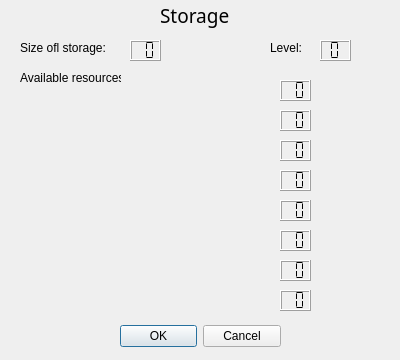
<?xml version="1.0" encoding="UTF-8"?>
<ui version="4.0">
 <class>StorageFunc</class>
 <widget class="QDialog" name="StorageFunc">
  <property name="geometry">
   <rect>
    <x>0</x>
    <y>0</y>
    <width>400</width>
    <height>360</height>
   </rect>
  </property>
  <property name="sizePolicy">
   <sizepolicy hsizetype="Fixed" vsizetype="Fixed">
    <horstretch>0</horstretch>
    <verstretch>0</verstretch>
   </sizepolicy>
  </property>
  <property name="minimumSize">
   <size>
    <width>400</width>
    <height>360</height>
   </size>
  </property>
  <property name="maximumSize">
   <size>
    <width>400</width>
    <height>360</height>
   </size>
  </property>
  <property name="windowTitle">
   <string>Dialog</string>
  </property>
  <widget class="QDialogButtonBox" name="buttonBox">
   <property name="geometry">
    <rect>
     <x>120</x>
     <y>320</y>
     <width>161</width>
     <height>32</height>
    </rect>
   </property>
   <property name="orientation">
    <enum>Qt::Horizontal</enum>
   </property>
   <property name="standardButtons">
    <set>QDialogButtonBox::Cancel|QDialogButtonBox::Ok</set>
   </property>
  </widget>
  <widget class="QLabel" name="label">
   <property name="geometry">
    <rect>
     <x>160</x>
     <y>0</y>
     <width>71</width>
     <height>31</height>
    </rect>
   </property>
   <property name="font">
    <font>
     <family>MV Boli</family>
     <pointsize>14</pointsize>
    </font>
   </property>
   <property name="text">
    <string>Storage</string>
   </property>
  </widget>
  <widget class="QLabel" name="label_2">
   <property name="geometry">
    <rect>
     <x>20</x>
     <y>40</y>
     <width>121</width>
     <height>16</height>
    </rect>
   </property>
   <property name="text">
    <string>Size ofl storage:</string>
   </property>
  </widget>
  <widget class="QLCDNumber" name="lcdNumber">
   <property name="geometry">
    <rect>
     <x>130</x>
     <y>40</y>
     <width>31</width>
     <height>21</height>
    </rect>
   </property>
   <property name="smallDecimalPoint">
    <bool>false</bool>
   </property>
   <property name="numDigits">
    <number>2</number>
   </property>
   <property name="segmentStyle">
    <enum>QLCDNumber::Flat</enum>
   </property>
  </widget>
  <widget class="QLabel" name="label_3">
   <property name="geometry">
    <rect>
     <x>20</x>
     <y>70</y>
     <width>101</width>
     <height>16</height>
    </rect>
   </property>
   <property name="text">
    <string>Available resources:</string>
   </property>
  </widget>
  <widget class="QLCDNumber" name="lcdNumber_2">
   <property name="geometry">
    <rect>
     <x>280</x>
     <y>80</y>
     <width>31</width>
     <height>21</height>
    </rect>
   </property>
   <property name="smallDecimalPoint">
    <bool>false</bool>
   </property>
   <property name="numDigits">
    <number>2</number>
   </property>
   <property name="segmentStyle">
    <enum>QLCDNumber::Flat</enum>
   </property>
  </widget>
  <widget class="QLCDNumber" name="lcdNumber_3">
   <property name="geometry">
    <rect>
     <x>280</x>
     <y>110</y>
     <width>31</width>
     <height>21</height>
    </rect>
   </property>
   <property name="smallDecimalPoint">
    <bool>false</bool>
   </property>
   <property name="numDigits">
    <number>2</number>
   </property>
   <property name="segmentStyle">
    <enum>QLCDNumber::Flat</enum>
   </property>
  </widget>
  <widget class="QLCDNumber" name="lcdNumber_4">
   <property name="geometry">
    <rect>
     <x>280</x>
     <y>140</y>
     <width>31</width>
     <height>21</height>
    </rect>
   </property>
   <property name="smallDecimalPoint">
    <bool>false</bool>
   </property>
   <property name="numDigits">
    <number>2</number>
   </property>
   <property name="segmentStyle">
    <enum>QLCDNumber::Flat</enum>
   </property>
  </widget>
  <widget class="QLCDNumber" name="lcdNumber_5">
   <property name="geometry">
    <rect>
     <x>280</x>
     <y>170</y>
     <width>31</width>
     <height>21</height>
    </rect>
   </property>
   <property name="smallDecimalPoint">
    <bool>false</bool>
   </property>
   <property name="numDigits">
    <number>2</number>
   </property>
   <property name="segmentStyle">
    <enum>QLCDNumber::Flat</enum>
   </property>
  </widget>
  <widget class="QLCDNumber" name="lcdNumber_6">
   <property name="geometry">
    <rect>
     <x>280</x>
     <y>200</y>
     <width>31</width>
     <height>21</height>
    </rect>
   </property>
   <property name="smallDecimalPoint">
    <bool>false</bool>
   </property>
   <property name="numDigits">
    <number>2</number>
   </property>
   <property name="segmentStyle">
    <enum>QLCDNumber::Flat</enum>
   </property>
  </widget>
  <widget class="QLCDNumber" name="lcdNumber_7">
   <property name="geometry">
    <rect>
     <x>280</x>
     <y>230</y>
     <width>31</width>
     <height>21</height>
    </rect>
   </property>
   <property name="smallDecimalPoint">
    <bool>false</bool>
   </property>
   <property name="numDigits">
    <number>2</number>
   </property>
   <property name="segmentStyle">
    <enum>QLCDNumber::Flat</enum>
   </property>
  </widget>
  <widget class="QLCDNumber" name="lcdNumber_8">
   <property name="geometry">
    <rect>
     <x>280</x>
     <y>260</y>
     <width>31</width>
     <height>21</height>
    </rect>
   </property>
   <property name="smallDecimalPoint">
    <bool>false</bool>
   </property>
   <property name="numDigits">
    <number>2</number>
   </property>
   <property name="segmentStyle">
    <enum>QLCDNumber::Flat</enum>
   </property>
  </widget>
  <widget class="QLCDNumber" name="lcdNumber_9">
   <property name="geometry">
    <rect>
     <x>280</x>
     <y>290</y>
     <width>31</width>
     <height>21</height>
    </rect>
   </property>
   <property name="smallDecimalPoint">
    <bool>false</bool>
   </property>
   <property name="numDigits">
    <number>2</number>
   </property>
   <property name="segmentStyle">
    <enum>QLCDNumber::Flat</enum>
   </property>
  </widget>
  <widget class="QLabel" name="label_20">
   <property name="geometry">
    <rect>
     <x>270</x>
     <y>40</y>
     <width>31</width>
     <height>16</height>
    </rect>
   </property>
   <property name="text">
    <string>Level:</string>
   </property>
  </widget>
  <widget class="QLCDNumber" name="lcdNumber_10">
   <property name="geometry">
    <rect>
     <x>320</x>
     <y>40</y>
     <width>31</width>
     <height>21</height>
    </rect>
   </property>
   <property name="smallDecimalPoint">
    <bool>false</bool>
   </property>
   <property name="numDigits">
    <number>1</number>
   </property>
   <property name="segmentStyle">
    <enum>QLCDNumber::Flat</enum>
   </property>
  </widget>
  <widget class="QLabel" name="label_5">
   <property name="geometry">
    <rect>
     <x>200</x>
     <y>100</y>
     <width>41</width>
     <height>31</height>
    </rect>
   </property>
   <property name="text">
    <string/>
   </property>
   <property name="pixmap">
    <pixmap resource="images.qrc">:/images/steel.png</pixmap>
   </property>
   <property name="scaledContents">
    <bool>true</bool>
   </property>
  </widget>
  <widget class="QLabel" name="label_10">
   <property name="geometry">
    <rect>
     <x>197</x>
     <y>250</y>
     <width>41</width>
     <height>31</height>
    </rect>
   </property>
   <property name="text">
    <string/>
   </property>
   <property name="pixmap">
    <pixmap resource="images.qrc">:/images/bread.png</pixmap>
   </property>
   <property name="scaledContents">
    <bool>true</bool>
   </property>
  </widget>
  <widget class="QLabel" name="label_11">
   <property name="geometry">
    <rect>
     <x>197</x>
     <y>290</y>
     <width>41</width>
     <height>31</height>
    </rect>
   </property>
   <property name="text">
    <string/>
   </property>
   <property name="pixmap">
    <pixmap resource="images.qrc">:/images/instrument.png</pixmap>
   </property>
   <property name="scaledContents">
    <bool>true</bool>
   </property>
  </widget>
  <widget class="QLabel" name="label_4">
   <property name="geometry">
    <rect>
     <x>200</x>
     <y>70</y>
     <width>41</width>
     <height>31</height>
    </rect>
   </property>
   <property name="text">
    <string/>
   </property>
   <property name="pixmap">
    <pixmap resource="images.qrc">:/images/wood.png</pixmap>
   </property>
   <property name="scaledContents">
    <bool>true</bool>
   </property>
  </widget>
  <widget class="QLabel" name="label_6">
   <property name="geometry">
    <rect>
     <x>200</x>
     <y>130</y>
     <width>41</width>
     <height>31</height>
    </rect>
   </property>
   <property name="text">
    <string/>
   </property>
   <property name="pixmap">
    <pixmap resource="images.qrc">:/images/fish.png</pixmap>
   </property>
   <property name="scaledContents">
    <bool>true</bool>
   </property>
  </widget>
  <widget class="QLabel" name="label_8">
   <property name="geometry">
    <rect>
     <x>200</x>
     <y>190</y>
     <width>41</width>
     <height>31</height>
    </rect>
   </property>
   <property name="text">
    <string/>
   </property>
   <property name="pixmap">
    <pixmap resource="images.qrc">:/images/wheat.png</pixmap>
   </property>
   <property name="scaledContents">
    <bool>true</bool>
   </property>
  </widget>
  <widget class="QLabel" name="label_9">
   <property name="geometry">
    <rect>
     <x>200</x>
     <y>220</y>
     <width>41</width>
     <height>31</height>
    </rect>
   </property>
   <property name="text">
    <string/>
   </property>
   <property name="pixmap">
    <pixmap resource="images.qrc">:/images/flour.png</pixmap>
   </property>
   <property name="scaledContents">
    <bool>true</bool>
   </property>
  </widget>
  <widget class="QLabel" name="label_7">
   <property name="geometry">
    <rect>
     <x>200</x>
     <y>160</y>
     <width>41</width>
     <height>31</height>
    </rect>
   </property>
   <property name="text">
    <string/>
   </property>
   <property name="pixmap">
    <pixmap resource="images.qrc">:/images/meat.png</pixmap>
   </property>
   <property name="scaledContents">
    <bool>true</bool>
   </property>
  </widget>
 </widget>
 <resources>
  <include location="images.qrc"/>
 </resources>
 <connections>
  <connection>
   <sender>buttonBox</sender>
   <signal>accepted()</signal>
   <receiver>StorageFunc</receiver>
   <slot>accept()</slot>
   <hints>
    <hint type="sourcelabel">
     <x>248</x>
     <y>254</y>
    </hint>
    <hint type="destinationlabel">
     <x>157</x>
     <y>274</y>
    </hint>
   </hints>
  </connection>
  <connection>
   <sender>buttonBox</sender>
   <signal>rejected()</signal>
   <receiver>StorageFunc</receiver>
   <slot>reject()</slot>
   <hints>
    <hint type="sourcelabel">
     <x>316</x>
     <y>260</y>
    </hint>
    <hint type="destinationlabel">
     <x>286</x>
     <y>274</y>
    </hint>
   </hints>
  </connection>
 </connections>
</ui>
